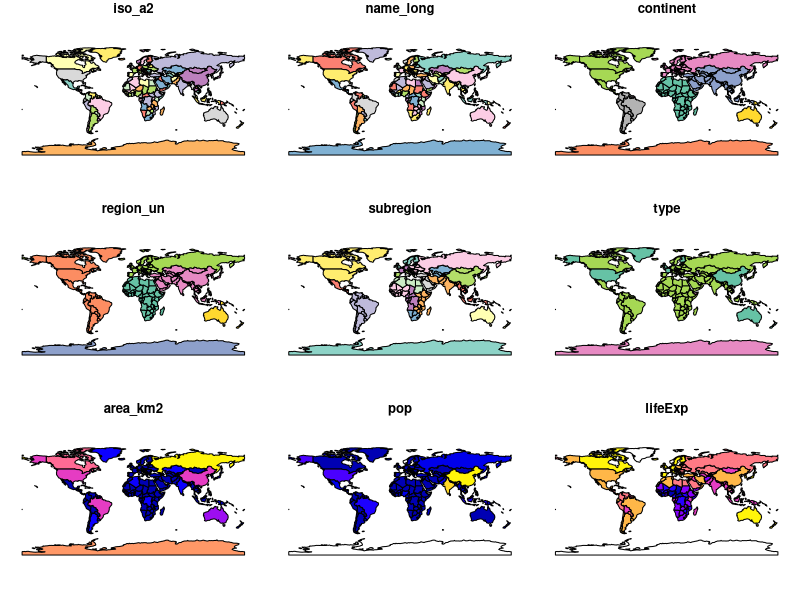
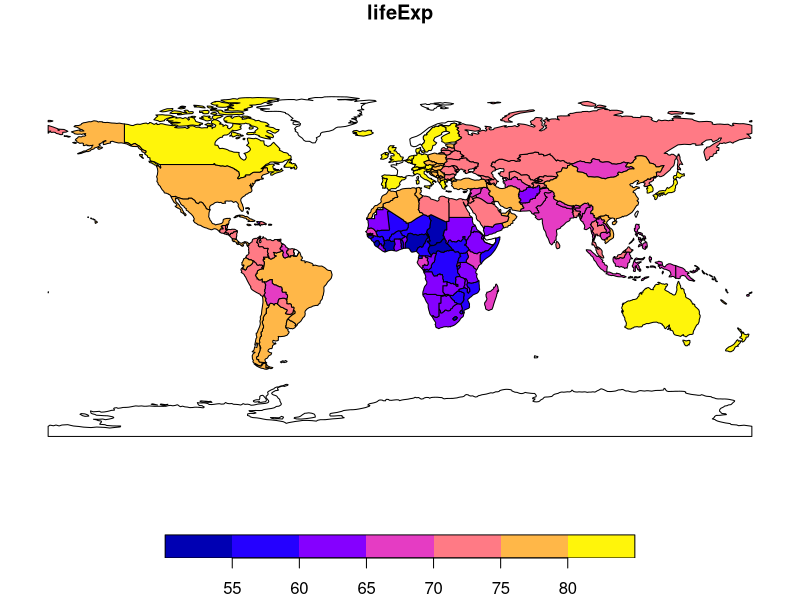

R code for these plots, in order:
## ---- chunk 1
knitr::opts_chunk$set(echo = TRUE)
## ---- chunk 2
version
## ---- chunk 3

library(sf)
library(spData)
## ---- chunk 4
plot(world)
## ---- chunk 5
plot(world["lifeExp"])
